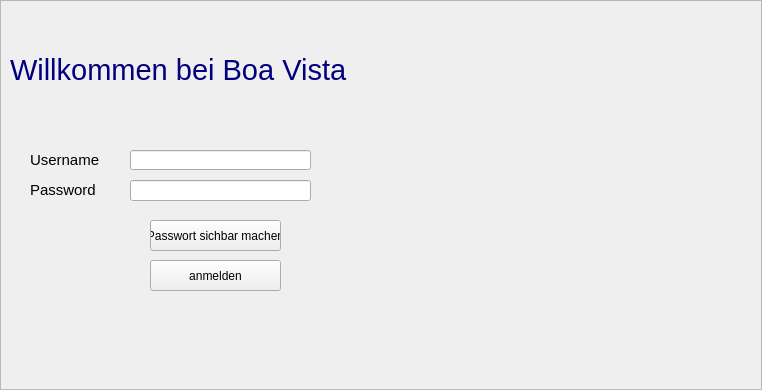
<?xml version="1.0" encoding="UTF-8"?>
<ui version="4.0">
 <class>Login_Window</class>
 <widget class="QFrame" name="Login_Window">
  <property name="geometry">
   <rect>
    <x>0</x>
    <y>0</y>
    <width>762</width>
    <height>390</height>
   </rect>
  </property>
  <property name="windowTitle">
   <string>Frame</string>
  </property>
  <property name="frameShape">
   <enum>QFrame::StyledPanel</enum>
  </property>
  <property name="frameShadow">
   <enum>QFrame::Raised</enum>
  </property>
  <widget class="QLabel" name="user_btn">
   <property name="geometry">
    <rect>
     <x>30</x>
     <y>150</y>
     <width>71</width>
     <height>20</height>
    </rect>
   </property>
   <property name="text">
    <string>&lt;html&gt;&lt;head/&gt;&lt;body&gt;&lt;p&gt;&lt;span style=&quot; font-size:11pt;&quot;&gt;Username&lt;/span&gt;&lt;/p&gt;&lt;/body&gt;&lt;/html&gt;</string>
   </property>
  </widget>
  <widget class="QLabel" name="pass_btn">
   <property name="geometry">
    <rect>
     <x>30</x>
     <y>180</y>
     <width>81</width>
     <height>20</height>
    </rect>
   </property>
   <property name="text">
    <string>&lt;html&gt;&lt;head/&gt;&lt;body&gt;&lt;p&gt;&lt;span style=&quot; font-size:11pt;&quot;&gt;Password&lt;/span&gt;&lt;/p&gt;&lt;/body&gt;&lt;/html&gt;</string>
   </property>
  </widget>
  <widget class="QLabel" name="Foto">
   <property name="geometry">
    <rect>
     <x>380</x>
     <y>0</y>
     <width>381</width>
     <height>391</height>
    </rect>
   </property>
   <property name="text">
    <string/>
   </property>
   <property name="pixmap">
    <pixmap>../../Desktop/BoaVista/Brand.png</pixmap>
   </property>
  </widget>
  <widget class="QLineEdit" name="user_text">
   <property name="geometry">
    <rect>
     <x>130</x>
     <y>150</y>
     <width>181</width>
     <height>20</height>
    </rect>
   </property>
  </widget>
  <widget class="QLineEdit" name="pass_text">
   <property name="geometry">
    <rect>
     <x>130</x>
     <y>180</y>
     <width>181</width>
     <height>21</height>
    </rect>
   </property>
  </widget>
  <widget class="QLabel" name="willkommen_btn">
   <property name="geometry">
    <rect>
     <x>10</x>
     <y>30</y>
     <width>341</width>
     <height>81</height>
    </rect>
   </property>
   <property name="text">
    <string>&lt;html&gt;&lt;head/&gt;&lt;body&gt;&lt;p&gt;&lt;span style=&quot; font-size:22pt; color:#00007f;&quot;&gt;Willkommen bei Boa Vista&lt;/span&gt;&lt;/p&gt;&lt;/body&gt;&lt;/html&gt;</string>
   </property>
  </widget>
  <widget class="QPushButton" name="Login_btn">
   <property name="geometry">
    <rect>
     <x>150</x>
     <y>260</y>
     <width>131</width>
     <height>31</height>
    </rect>
   </property>
   <property name="text">
    <string>anmelden</string>
   </property>
  </widget>
  <widget class="QPushButton" name="passwort_sichtbar_btn">
   <property name="geometry">
    <rect>
     <x>150</x>
     <y>220</y>
     <width>131</width>
     <height>31</height>
    </rect>
   </property>
   <property name="text">
    <string>Passwort sichbar machen</string>
   </property>
  </widget>
 </widget>
 <resources/>
 <connections>
  <connection>
   <sender>passwort_sichtbar_btn</sender>
   <signal>clicked()</signal>
   <receiver>Login_Window</receiver>
   <slot>close()</slot>
   <hints>
    <hint type="sourcelabel">
     <x>215</x>
     <y>235</y>
    </hint>
    <hint type="destinationlabel">
     <x>380</x>
     <y>194</y>
    </hint>
   </hints>
  </connection>
 </connections>
</ui>
